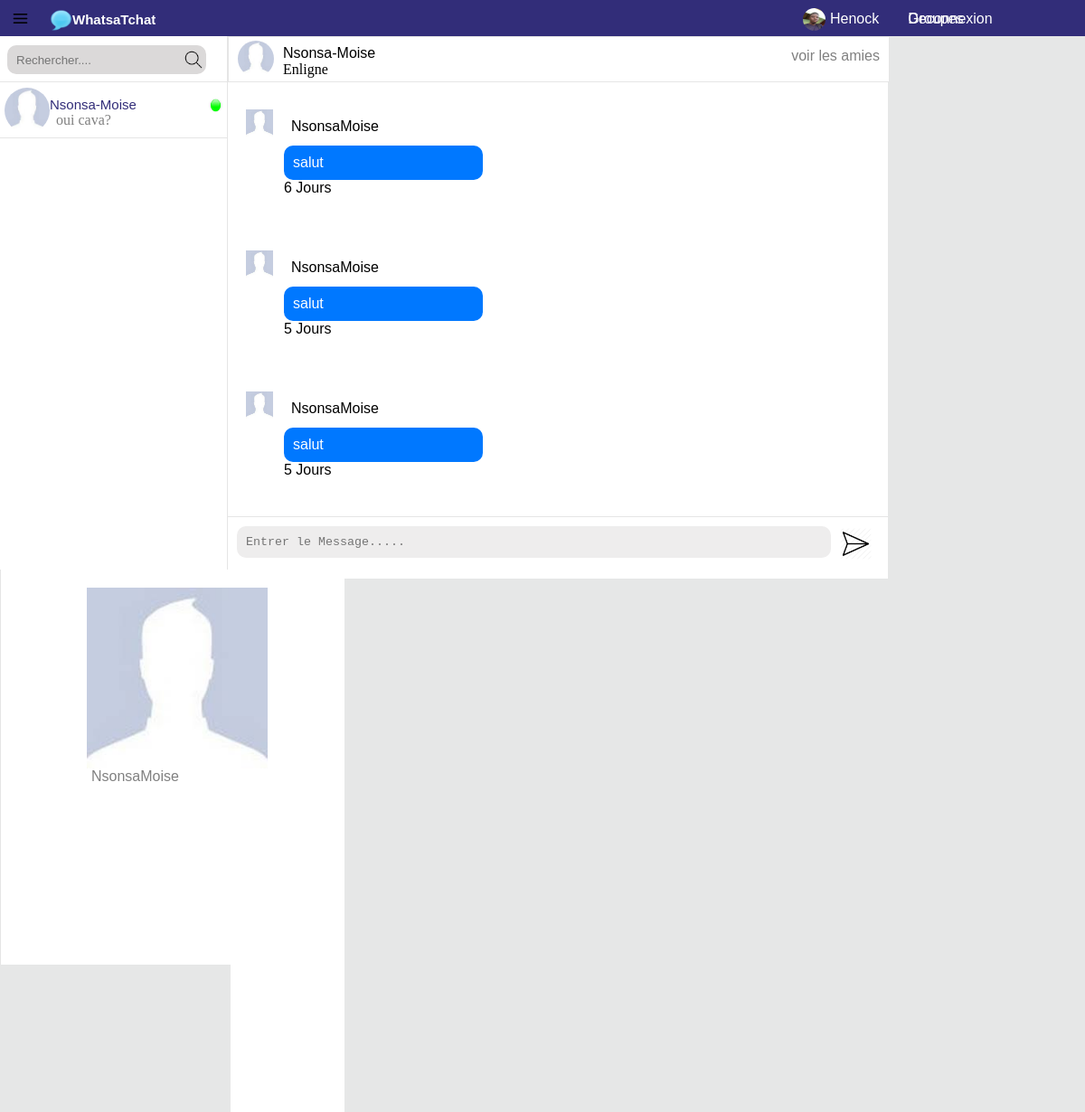
Screenshot of /index.php?path=Messanger&id=1 (signed in) with the database file from the repository.
### tables this page shows
CREATE TABLE `users` (
  `id_users` int(11) NOT NULL,
  `nom` varchar(25) NOT NULL,
  `prenom` varchar(25) NOT NULL,
  `adresse` varchar(15) NOT NULL,
  `ip` int(11) NOT NULL,
  `photo` varchar(255) NOT NULL,
  `mdp` text NOT NULL,
  `id_role` int(11) NOT NULL,
  `sexe` enum('Femme','Homme') NOT NULL,
  `email` text NOT NULL,
  `datenaissance` text NOT NULL,
  `enligne` enum('0','1') DEFAULT '1',
  `datadec` varchar(25) NOT NULL
);

CREATE TABLE `messanger` (
  `id_mess` int(11) NOT NULL,
  `id_exp` int(11) DEFAULT NULL,
  `ip_exp` int(11) DEFAULT NULL,
  `id_dest` int(11) DEFAULT NULL,
  `ip_dest` int(11) DEFAULT NULL,
  `messages` text NOT NULL,
  `datames` varchar(25) NOT NULL,
  `lire` int(1) DEFAULT 1,
  `id_membre` int(11) DEFAULT NULL,
  `id_groupe` int(11) DEFAULT NULL
);

### index.php (called while the page is built, shortened)
<?php
require('modeles/database.class.php');
$start=new database('localhost','tchat','root','');
$starts=new Controleur();
require('modeles/requette.classe.php');
$req=new Requettes();
$starts->Root();
require('public/partie/pied.php');
?>

### database.class.php (called while the page is built, shortened)
<?php
class database{
public $bdd;
public function __construct(string $host,string $dbname,string $user,string $pass=null)
{
    $this->_host=$host;
    $this->_dbname=$dbname;
    $this->_user=$user;
    $this->_pass=$pass;
    try {
     $this->bdd=new PDO('mysql:host='.$this->_host.';dbname='.$this->_dbname,$this->_user,$this->_pass);
     $this->bdd->setAttribute(PDO::ATTR_ERRMODE, PDO::ERRMODE_EXCEPTION);
     $this->bdd->setAttribute(PDO::ATTR_CASE, PDO::CASE_NATURAL);
     $this->bdd->setAttribute(PDO::ATTR_ORACLE_NULLS, PDO::NULL_EMPTY_STRING);
    } catch (\Throwable $th) {
        echo("erreur").$th->getMessage();
    }
    return $this->bdd;
}
}
?>

### requette.classe.php (called while the page is built, shortened)
<?php
global $start;
class Requettes
{
public function Boucle($session)
{
global $start;
$this->_id_users=$session;
$bddse=$start->bdd->prepare("SELECT count(id_users) AS id ,nom,prenom,photo,email,datadec,enligne FROM users WHERE  id_users <>:id");
$bddse->execute(array(
'id'=>$this->_id_users
 ));
while($bddset=$bddse->fetch()){
  $data=$bddset;
}
return $data;
}
public function Boucles($id,$session)
{
global $start;
$data=array();
$this->_id_users=$id;
$bddse=$start->bdd->prepare("SELECT  messanger.messages,messanger.datames,users.nom,users.prenom,users.photo,messanger.id_dest,messanger.id_exp,users.id_users ,users.email,users.datadec,users.enligne FROM messanger INNER JOIN users ON messanger.id_exp=users.id_users WHERE (messanger.id_exp=:e AND messanger.id_dest=:d) OR (messanger.id_exp=:d AND messanger.id_dest=:e) ORDER by messanger.id_mess ASC");
$bddse->execute(array(
'e'=>$session ,
'd' =>$this->_id_users,
'd'=>$session ,
'e' =>$this->_id_users
 ));
 while ($bddset=$bddse->fetch()) {
    $data[]=$bddset;
}
return $data;
}
public function Echange($id)
{
global $start;
$this->_id_users=$id;
$bddset=$start->bdd->prepare("SELECT  nom,prenom,photo,id_users,email,datadec,enligne FROM  users  WHERE id_users=:e  ");
$bddset->execute(array(
'e' =>$this->_id_users
 ));
return $bddset;
}
public function Compteur($id,$session)
{
global $start;
$datas=array();
$this->_id_users=$id;
$bddse=$start->bdd->prepare("SELECT  messages FROM messanger WHERE (id_dest=:d AND id_exp=:e) OR (id_dest=:e AND id_exp=:d)  order by id_mess DESC limit 0,1");
$bddse->execute(array(
  'd'=>$session ,
  'e'=>$this->_id_users,
  'e'=>$session ,
  'd'=>$this->_id_users,
   ));
$bddset=$bddse->fetch();
   $datas[]=$bddset;
 return $datas;
}
public function Limite($session,$id)
{
 global $start;
$data=array();
$this->_id_users=$session;
$bddse=$start->bdd->prepare("SELECT  COUNT('id_mess') AS compteurs FROM messanger WHERE id_exp=:e and id_dest=:id and lire=1   order by id_mess ASC limit 0,1  ");
$bddse->execute(array(
'e' =>$this->_id_users,
'id'=>$id
 ));
 while ($bddset=$bddse->fetch()) {
    $data[]=$bddset;
}
return $data;
}
public function facebook_time_agmessanger($timestamp)
{
     $time_ago = strtotime($timestamp);
     $current_time = time();
     $time_difference = $current_time - $time_ago;
     $seconds = $time_difference;
     $minutes      = round($seconds / 60 );
     $hours           = round($seconds / 3600);
     $days          = round($seconds / 86400);
     if($seconds <= 60)
     {
    return "Maintenat";
  }
     else if($days <= 7)
     {
    if($days==1)
          {
      return "1 jour";
    }
          else
          {
      return "$days Jours ";
    }
  }
}
}

### Message.php (the view, shortened to what this page needs)
<?php
global $req;
global $start;
?>
<?php
if(empty($_SESSION['id_users'])){
header('location:http://localhost/tchat/?path=Seconnecter');
}else{
    require('public/partie/tete.php');
    ?>
<div class='content'>
<?php
require('partie/partie.php');
?>
</div>
<div class='contents'>
<div class='entet'>
<?php
if (isset($_GET['path']) AND $_GET['path']=='Messanger') {
if(isset($_GET['id']) AND !empty($_GET['id'])){
    $id=intval($_GET['id']);
 $datas=$req->Boucle($_SESSION['id_users']);
$datos=$req->Echange($id);
if (is_array($datos) || is_object($datos)){
foreach ($datos as $key => $values) {
if(isset($datas['id']) AND !empty($datas['id'])){
?>
<div class='compte'>
<img src='src/<?php echo $values['photo']?>' class='imgs'>
<p class='p'><?php echo ucfirst($values['nom']).'-'. ucfirst($values['prenom'])?></p>
<div class="right" style="float:right;margin-top: -15px;margin-right: 10px;">
    <a href="" style="list-style: none;text-decoration: none;color: grey" class="">voir les amies</a>
</div>
<p class='horaire'>
<?php
if(isset($values['enligne']) and $values['enligne']==1){
 echo 'Enligne';
}else{
date_default_timezone_set("GMT");
$datast=$req->facebook_time_ago($values['datadec']);
echo $datast;
}
?>
</p>
</div>
<?php
}
}
}else{
    echo '<p class="error">Aucun Utilisateur</p>';
}
}
}
?>
</div>
<div class='contentt'>
    <?php
    if(isset($_GET['id'])){
    $id=intval($_GET['id']);
     $datast=$req->Boucles($id,$_SESSION['id_users']);
    }else{
        if (isset($_GET['path']) AND $_GET['path']=='Messanger') {
           echo '<p class="error">Aucun Message</p>';        }
    }
if (is_array($datast) || is_object($datast)){
foreach ($datast as $key => $value) {
if (isset($value['id_dest']) AND $value['id_dest']===$id OR $value['id_dest']==$_SESSION['id_users'] ) {
    $dataste=$req->facebook_time_agmessanger($value['datames']);
    ?>
<div class='droites'>
<img src='src/<?php echo $value['photo']?>' class='imgst'>
<div class='desc'>
<p><?php echo ucfirst($value['nom']).''.ucfirst($value['prenom']);?></p>
   <p class='pause'><?php echo str_rot13($value['messages'])?></p>
   <p><?php echo $dataste?></p>
</div>
</div>
<?php
}elseif(isset($value['id_exp']) AND $value['id_exp']===$_SESSION['id_users'] OR $value['id_exp']==$_SESSION['id_users']  ){
?>
<div class='gauches'>
</div>
<?php
}
}
?>
<?php
    }
 ?>
</div>
<div class='messagers'>
<div class='mess'>
<form method='post' id="#form_listeCible" action="?path=Messanger&id=<?php echo $_GET['id'] ?>">
<textarea class='areas' placeholder='Entrer le Message.....' name='message' id="idItem" ></textarea>
<input type='submit' value='' class='ins' name='env'>
</form>
</div>
</div>
</div>
<div class='contenty'>
<?php if (isset($datas['id'])) {
if(isset($_GET['id']) AND !empty($_GET['id'])){
    $id=intval($_GET['id']);
$datos=$req->Echange($id);
if (is_array($datos) || is_object($datos)){
foreach ($datos as  $values) {
 ?>
<div class="userprofil">
<img src='src/<?php echo $values['photo']?>' class='imgstes' style='width:200px;height:200px;margin-top:20px;margin-left: 25%;float: left;'>
<a href="" style="margin-left: 100px;color: grey;text-decoration: none;"><?php echo ucfirst($values['nom']).''.ucfirst($values['prenom']);?></a>
</div>
<?php
}
}
}
}
?>
</div>
<?php
}
?>

### partie.php (shortened to what this page needs)
<?php
global $start;
?>
<div class='div1'>
<div class='rech'>
<?php
if(isset($_GET['path'])  and $_GET['path']=='Messanger'){
    ?>
<form method='post'>
<input type='text' name='recherche' class='input' placeholder='Rechercher....'/>
<input type='submit' name='recherche' value=''  class='inpt'/>
</form>
    <?php
    global $req;
global $start;
$bddse=$start->bdd->query("SELECT amie.email,amie.email_ex,users.id_users,users.nom,users.prenom,users.photo,users.email,users.datadec,users.enligne FROM users INNER JOIN amie ON users.email=amie.email  OR users.email=amie.email_ex WHERE users.email='".$_SESSION['id_users']."' OR users.email <> '".$_SESSION['email']."'  AND users.id_users <>'".$_SESSION['id_users']."' AND status=2");
while($bddset=$bddse->fetch()){
if($bddset['enligne']=="1"){
?>
<a href="?path=Messanger&id=<?php echo  $bddset['id_users'];?>">
<div class='user'>
<img src='src/<?php echo $bddset['photo'] ?>' class='img'>
<p class='noms'><?php echo ucfirst($bddset['nom']) .'-'. ucfirst($bddset['prenom'])
?></p>
<p class='message'><?php
    $laf=$req->Compteur($bddset['id_users'],$_SESSION['id_users']);
      $laft=$req->Limite($_SESSION['id_users'],$bddset['id_users']);
if (is_array($laf) || is_object($laf)){
foreach ($laf as $key => $value) {
foreach ($laft as $key => $values) {
    if (isset($value['messages'])) {
    echo str_rot13($value['messages']);if ($values['compteurs']>=1) {
       echo '<div style="width:10px;height:10;background:red;color:white;margin-left:10px;float:left;padding:5px;text-align:center;border-radius:50%">'.$values['compteurs'] .'</div>';
    }
}else{
    echo 'pas de message';
}
    }
}
}
?></p>
<p class='onligne'><i><img src='src/335-3354103_home-icon-button-png-green-online-icon-png.png' class='img'></i></p>
</div>
</a>
<?php
}
}
?>
<?php
}
?>
</div>

### style.css (style rules this page uses)
* { padding:0;margin:0 }
body { background-color:#e6e7e7;font-size:16px;font-family:Impact,"Arial Black",Arial,Verdana,sans-serif;overflow:hidden }
input { margin-bottom:10px }
.input { width:390px;height:30px;border-top:none;border-left:none;border-right:none;background:0 0;outline:#ec0d19 }

### Message.php (style rules this page uses)
.contents { width:730px; height:600px; background:white; margin-top:-10px; float:left; }
.contenty { width:380px; height:600px; background:white; margin-top:-10px; border-left:1px solid rgba(0,0,0,0.1); float:left; }
.content { float:left; }
.entet { width:100%; height:49px; background:white; border:1px solid rgba(0,0,0,0.1); }
.imgs { width:40px; height:40px; border-radius:50%; float:left; margin-top:-5px; margin-left:10px; margin-right:10px; }
.p { margin-top:9px; margin-left:15px; }
.horaire { font-family:normal; }
.contentt { width:100%; height:80%; float:left; border-bottom:1px solid rgba(0,0,0,0.1); font-family:arial; overflow:auto; }
.messagers { width:100%; height:15%; float:left; }
.mess { width:100%; height:35px; border-radius:10px; margin-left:10px; margin-top:10px; float:left; }
.areas { width:90%; height:35px; padding-left:10px; padding-top:10px; border-radius:10px; border:none; outline:none; overflow:hidden; float:left; background:rgb(238, 237, 237); resize: none; }
.ins { width:35px; height:35px; border:none; outline:none; float:left; background:transparent; background-image:url('src/3106794.png'); background-repeat: no-repeat; background-size: cover; margin-left:10px; margin-top:2px; }
.imgst { width:30px; height:30px; float:left; margin-left:10px; margin-right:20px; margin-top:10px; }
.desc { max-width: 200px; padding:10px; border-radius:10px; margin-left:45px; margin-top:10px; word-break: break-all; }
.pause { max-width: 200px; padding:10px; border-radius:10px; margin-left:-35px; color: white; margin-top:10px; background:#0078FF; word-break: break-all; float: left; }
.droites { width: 650px; padding:10px; border-radius:10px; margin-top:10px; margin-bottom:10px; float:left; }
.desc p { margin-left: -3; }
.gauches { width:650px; padding:10px; border-radius:10px; margin-top:10px; margin-bottom:10px; float: right; }
.pause { width: 200px; }

### tete.php (style rules this page uses)
body { overflow:hidden; }

### partie.php (style rules this page uses)
.div1 { width:251px; height:600px; background:white; overflow:auto; border-right:1px solid rgba(0,0,0,0.1); float:left; margin-top:-10px; }
.user { width:100%; height:60px; border-bottom:1px solid rgba(0,0,0,0.1); float:left; }
.img { width:50px; height:50px; margin-top:5px; border-radius:50%; margin-left:5px; margin-bottom:5px; float:left; }
.noms { margin-top:15px; margin-left:10px; color: rgb(50, 45, 121); font-size:15px; }
.onligne .img { width:15px; height:15px; float:right; margin-top:-15px; margin-right:5px; }
.rech { width:100%; height:50px; border-bottom:1px solid rgba(0,0,0,0.1); margin-bottom:105px; float:left; }
.input { background:rgb(219, 217, 217); padding-left:10px; color:white; outline:none; border:none; width:220px; border-radius:10px; height:32px; margin-left:8px; margin-top:10px; background-attachment: fixed; float:left; }
.inpt { width:22px; height:22px; background-repeat: no-repeat; border:none; margin-top:15px; margin-left:-25px; background:transparent; background-size:100%; background-image:url('src/194_Instagram_Search_Sets-512.png'); float:left; outline:none; }
.message { float:left; margin-left:7px; font-family:normal; color:grey; }

### rows the page displays
users: photo (placeholder picture), nom "Nsonsa", prenom "Moise", enligne "Enligne"
messanger: messages "oui cava?"
messanger: users.photo (placeholder picture), users.nom "Nsonsa", users.prenom "Moise", messages "salut", datames "6 Jours"
messanger: users.photo (placeholder picture), users.nom "Nsonsa", users.prenom "Moise", messages "salut", datames "5 Jours"
messanger: users.photo (placeholder picture), users.nom "Nsonsa", users.prenom "Moise", messages "salut", datames "5 Jours"

### other values shown
$_SESSION['prenom'] "Henock"
